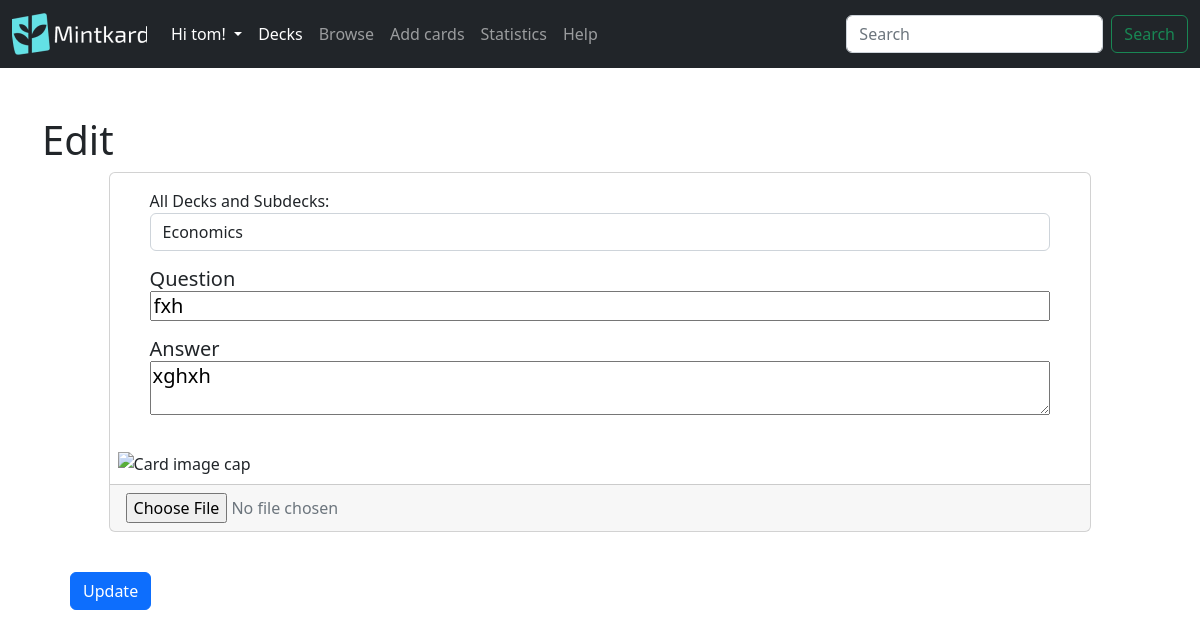
Screenshot of /decks/edit/21 (signed in) with the database file from the repository.
### mintkard/models.py (models this page shows, shortened)
class User(db.Model,UserMixin):
    id = db.Column(db.Integer,primary_key= True)
    username = db.Column(db.String(100), unique = True)
    email = db.Column(db.String(75),unique=True)
    password = db.Column(db.String(150))
    decks = db.relationship('Deck',backref = 'user_decks',lazy=True)#stores all the decks that the owner owns, in the parents class

class Deck(db.Model):
    id = db.Column(db.Integer, primary_key=True)
    name = db.Column(db.String(100),nullable=False)
    description = db.Column(db.String(100))
    date = db.Column(db.DateTime(timezone=True),default=func.now())
    parent_id = db.Column(db.Integer, db.ForeignKey('deck.id'))#This is the foreign key for the parent deck
    children_deck = db.relationship('Deck',backref=db.backref('parent', remote_side=[id]),primaryjoin='Deck.parent_id == Deck.id')#This is the relationship for the child deck, the backref is the parent deck, the primaryjoin is the foreign key for the child deck
    cards = db.relationship('Card',lazy= True,cascade='all, delete-orphan',backref='deck')#cascade will delete all the cards in the deck if its deleted
    user_id = db.Column(db.Integer, db.ForeignKey('user.id'))
    '''allows a string output'''
    def delete(self):
        pass

class Card(db.Model):
    id = db.Column(db.Integer, primary_key=True)#Primary key
    question = db.Column(db.String(200))
    answer = db.Column(db.String(400))
    last_study = db.Column(db.DateTime(timezone=True))
    is_new = db.Column(db.Boolean, default=True)
    interval = db.Column(db.Integer)
    easiness_factor = db.Column(db.Integer)
    quality = db.Column(db.Integer)
    deck_id = db.Column(db.Integer, db.ForeignKey('deck.id'))#One to many relationship with decks

### mintkard/decks.py (the view, shortened to what this page needs)
@login_required
@decks.route('/edit/<int:card_id>',methods=['GET','POST'])
def edit(card_id):
    if not user_owned_card(card_id):
        return redirect(url_for('decks.decks_route'),code=301)
    try:
        decks = [deck for deck in g.fmanager.user.decks if deck.parent_id == None]# used in the filter dropdown option
    except Exception as e:
        flash('Error locating decks: {}'.format(e),category='danger')
    try:
        current_card = Card.query.filter_by(id=card_id).first()
    except Exception as e:
        flash('Error : {}'.format(e),category='danger')
    if current_card is None:
        flash('Card id cannot be found',category='danger')
    current_card = Card.query.filter_by(id=card_id).first()
    return render_template("edit.html",card=current_card,decks=decks)

### mintkard/decks.py (called while the page is built)
@decks.before_request
@login_required
def before_request():
    g.fmanager = FlashcardManager(user=current_user.id, app=current_app)
    g.fmanagerstats = FlashcardManagerStats(user=current_user.id, app=current_app)
    g.fmanagerstats_public = FlashcardManagerPublicStats(user=None,app=current_app)#there is no user as it gets the apps average data

def user_owned_card(card_id):
    result = db.session.execute("""
        SELECT deck.user_id
        FROM card card
        INNER JOIN deck deck ON card.deck_id = deck.id
        WHERE card.id = {}
    """.format(card_id))
    if result.fetchone()[0] == current_user.id:
        return True
    return False

### mintkard/templates/edit.html (shortened to what this page needs)
{% extends 'layout.html' %}
{% block body %}
<form method="POST">
  <h1 >Edit</h1>
  <div class="container-fluid">
    <div class="card mx-auto" style="width: 90%; height: 100%;">
      <div class="card-body mx-4">
        <div class="form-group">
          <label for="deck-filter">All Decks and Subdecks:</label>
          <select class="form-control" name="deck" required>
            {% set found_deck = decks | selectattr("id", "equalto", card.deck_id) | first %}
            {% if found_deck %}
              <option selected value="same">{{found_deck.name}}</option>
            {% else %}
              <option selected>{{card.deck_id}}</option>
            {% endif %}
          </select>
        </div>
        <h5 class="card-title my-3">
          <label for="card-question">Question</label>
          <input type="text" style="width: 100%" name="card-question" value="{{card.question}}">
        </h5>
        <h5>
        <label for="card-title">Answer</label>
          <p class="card-text">
          <textarea style="width: 100%" name="card-answer">{{card.answer}}</textarea>
          </p>
        </h5>
      </div>
      <img class="card-img-bottom p-2" src="https://cdn.mos.cms.futurecdn.net/hjJdNB2rM5nYiqXuagvSmP-1200-80.jpg" alt="Card image cap" style="max-height: 200px;object-fit: contain">
      <div class="card-footer text-muted">
        <input type="file" id="card-image" accept="image/*">
      </div>
    </div>
    <br>
    <input href="#" class="btn btn-primary m-3" value="Update" type="submit" ></input>
  </div>
  </form>
{% endblock %}

### mintkard/templates/layout.html (shortened to what this page needs)
<!DOCTYPE html>
<html lang="en">
<head>
    <link rel="stylesheet" href="https://cdnjs.cloudflare.com/ajax/libs/font-awesome/4.7.0/css/font-awesome.min.css">
</head>
<link href="https://cdn.jsdelivr.net/npm/bootstrap@5.2.3/dist/css/bootstrap.min.css" rel="stylesheet"
>
<body>
    <nav class="navbar navbar-expand-lg navbar-dark bg-dark">
        <div class="container-fluid">
            <a class="navbar-brand" href="/home"><img src="/static/logo.png" alt="Mintkard" width="135" height="42"></a>
            <div class="collapse navbar-collapse" id="navbarSupportedContent">
                <ul class="navbar-nav me-auto mb-2 mb-lg-0">
                    {% if current_user.is_authenticated %}
                    <li class="nav-item dropdown">
                        <a class="nav-link dropdown-toggle" href="#" id="navbarDropdown" role="button" data-bs-toggle="dropdown" aria-expanded="false" style="color:white">
                            Hi {{ current_user.username }}!
                        </a>
                    </li>
                    <li class="nav-item">
                        <a class="nav-link active" aria-current="page" href="/decks/">Decks</a>
                    </li>
                    <li class="nav-item">
                        <a class="nav-link" href="/decks/browse">Browse</a>
                    </li>
                    <li class="nav-item">
                        <a class="nav-link" href="/decks/create">Add cards</a>
                    </li>
                    <li class="nav-item">
                        <a class="nav-link" href="/decks/stats">Statistics</a>
                    </li>
                    <li class="nav-item">
                        <a class="nav-link" href="/decks/help">Help</a>
                    </li>
                    {% endif %}
                </ul>
                <form class="d-flex">
                    <input class="form-control me-2" type="search" placeholder="Search" aria-label="Search">
                    <button class="btn btn-outline-success" type="submit">Search</button>
                </form>
            </div>
        </div>
    </nav>
    <div class="container mt-5">
    {% block body %}{% endblock %}
    </div>
</body>
</html>

### rows the page displays
User: username "tom"
Deck: deck "Economics"
Card: card-question "fxh", card-answer "xghxh"
